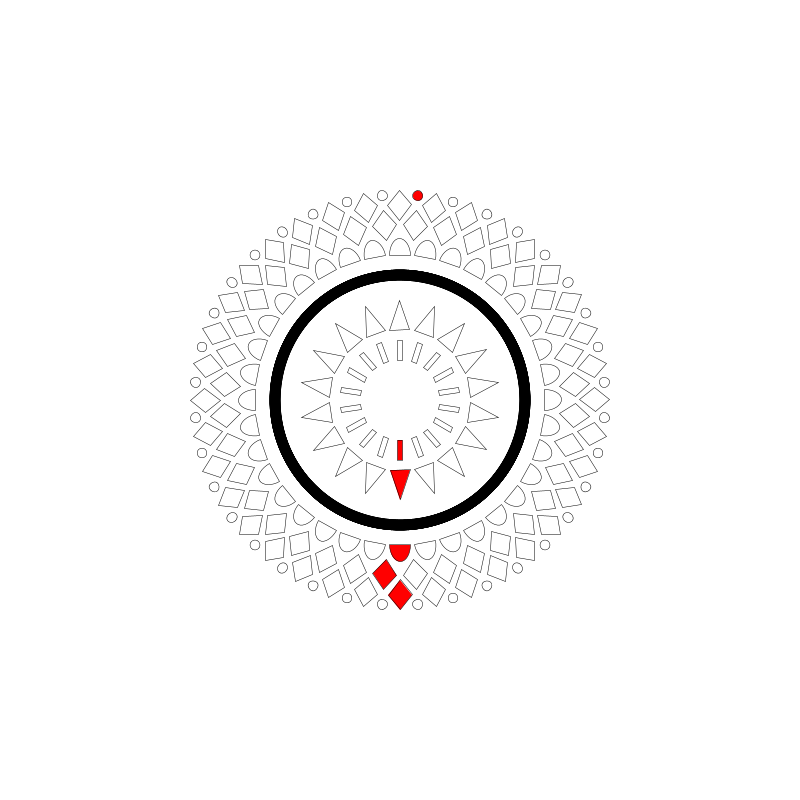
Frame 1 (no input)
Frame 60 (the mouse pressed at the canvas centre just before this capture): identical to frame 1, image omitted
Frame 120 (the mouse held since frame 60 and released just before this capture): identical to frame 1, image omitted

The Processing sketch that drew this single still picture (run headless with seeded random() and noise(); from frame 60 on, the mouse is pressed at the canvas centre):

// Processing sketch: MandalaGotas
// ── MandalaGotas.pde
void setup() {
  size(800, 800);
}

void draw() {
  background(255);

  for (int i = 0; i<18; i++) {
    pushMatrix();
    translate(width/2, height/2);
    rotate(radians(320));
    rotate(radians(i*20));
    mandala(0, 0, 50);
    popMatrix();

    if (i==1) {
      fill(255, 0, 0);
    } else {
      fill(255);
    }
  }


  for (int i = 0; i<36; i++) {
    pushMatrix();
    translate(width/2, height/2);
    rotate(radians(340));
    rotate(radians(i*10));
    mandalaSegundoAnillo(0, 0, 50);
    popMatrix();

    if (i==1) {
      fill(255, 0, 0);
    } else {
      fill(255);
    }
  }
}

void mandala(int posX, int posY, int dist) {
  strokeWeight(0.5);
  rectMode(CENTER);
  rect(posX, posY+dist, 5, 20);
  triangle(posX+dist/5, posY+dist*1.4, posX-dist/5, posY+dist*1.4, posX, posY+dist*2);
  noFill();
  stroke(0);
  strokeWeight(10);
  ellipse(posX, posY, dist*5, dist*5);
}

void mandalaSegundoAnillo(int posX, int posY, int dist) {
  strokeWeight(0.5);
  arc(posX, posY+dist*2.9, dist/2.4, dist/1.5, TWO_PI, TWO_PI+PI, CHORD);
  
  pushMatrix();
  rotate(radians(185));
  pushMatrix();
  translate(posX, posY-dist*7.4);
  quad(posX, posY+dist*3.6,posX-dist/4, posY+dist*3.9, posX, posY+dist*4.2, posX+dist/4, posY+dist*3.9);
  ellipse(posX, posY+dist*11.5, 10,10);
  popMatrix();
  popMatrix();
  
  quad(posX, posY+dist*3.6,posX-dist/4, posY+dist*3.9, posX, posY+dist*4.2, posX+dist/4, posY+dist*3.9);
  
  println(mouseY);
 
  
}
